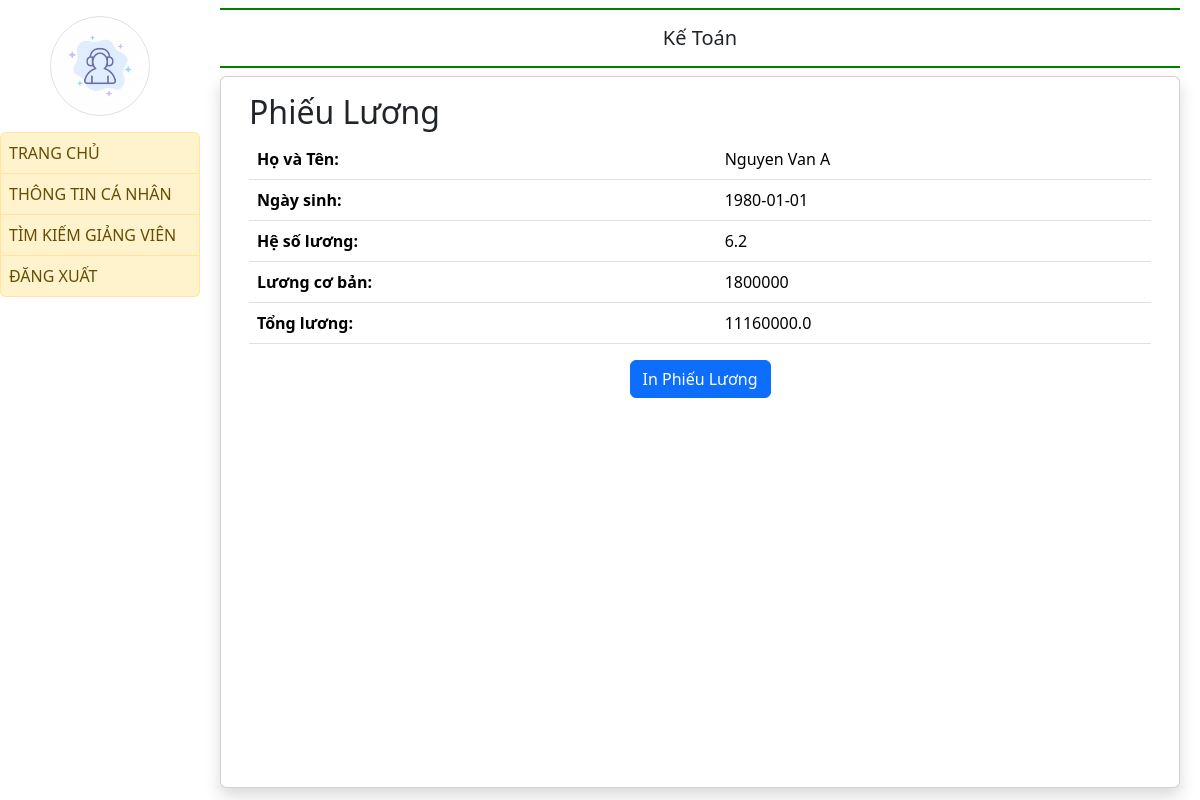
The page /salary_slip/2/ on the database as committed earlier.
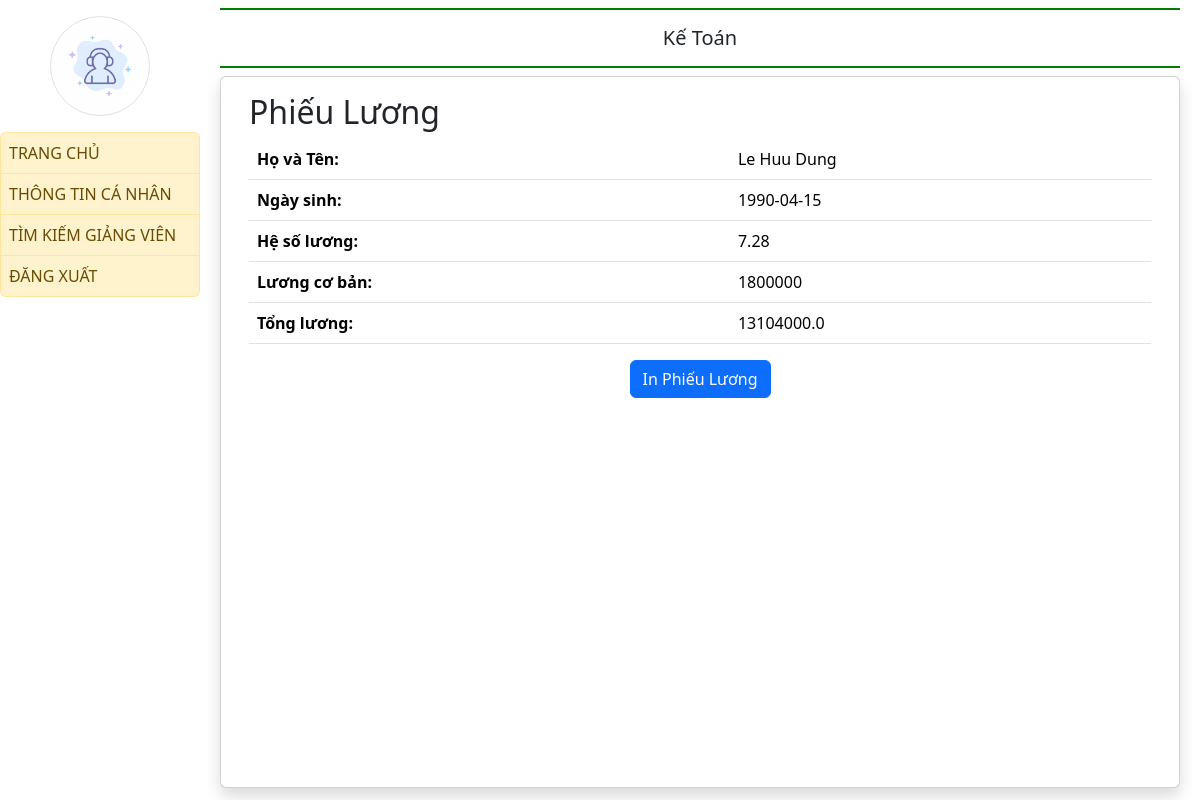
The same page on the database as committed later.
### quanlyluong/models.py (models this page shows)
class GIANGVIEN(models.Model):
    MAGIANGVIEN = models.CharField(max_length= 8, primary_key=True, unique=True)
    MATD = models.ForeignKey(TRINHDO, on_delete=models.CASCADE) #Mã trình độ
    HOTEN = models.CharField(max_length=50)
    NGAYSINH = models.CharField(max_length=10)
    GIOITINH = models.BooleanField()
    SODIENTHOAI = models.CharField(max_length=10)
    DIACHI = models.CharField(max_length=100)
    MABAC = models.ForeignKey(CAPBAC, on_delete=models.CASCADE) #Mã bậc
    NGAYVAOLAM = models.CharField(max_length=10)
    CHUCVU = models.CharField(max_length=50)
    MANGACH = models.ForeignKey(NGACH, on_delete=models.CASCADE)
    SOTIETDAY = models.IntegerField()

class HESOLUONG(models.Model):
    MABAC = models.ForeignKey(CAPBAC, on_delete=models.CASCADE)
    MANGACH = models.ForeignKey(NGACH, on_delete=models.CASCADE)
    HESO = models.FloatField()
    class Meta:
        unique_together = (('MABAC', 'MANGACH'),)  # Khóa chính composite
        verbose_name_plural = "Hệ số lương"

### quanlyluong/views.py (the view)
# urls.py: path('salary_slip/<int:magiangvien>/',
def salary_slip(request, magiangvien):
    try:
        teacher = get_object_or_404(GIANGVIEN, pk=magiangvien)
        hesoluong = HESOLUONG.objects.get(
            MABAC=teacher.MABAC_id, MANGACH=teacher.MANGACH_id)
    except HESOLUONG.DoesNotExist:
        return HttpResponse("Salary coefficient not found for the provided instructor.", status=404)
    base_salary = 1800000
    calculated_salary = base_salary * hesoluong.HESO
    context = {
        'teacher': teacher,
        'base_salary': base_salary,
        'hesoluong': hesoluong.HESO,
        'calculated_salary': calculated_salary
    }
    return render(request, 'login/salary_slip.html', context)

### quanlyluong/templates/login/salary_slip.html
{% extends 'login/emp_base.html' %}
{% block main %}
<div class="container">
    <h2>Phiếu Lương</h2>
    <table class="table">
        <tr>
            <th>Họ và Tên:</th>
            <td>{{ teacher.HOTEN }}</td>
        </tr>
        <tr>
            <th>Ngày sinh:</th>
            <td>{{ teacher.NGAYSINH }}</td>
        </tr>
        <tr>
            <th>Hệ số lương:</th>
            <td>{{ hesoluong }}</td>
        </tr>
        <tr>
            <th>Lương cơ bản:</th>
            <td>{{ base_salary }}</td>
        </tr>
        <tr>
            <th>Tổng lương:</th>
            <td>{{ calculated_salary }}</td>
        </tr>
    </table>
    <div class="text-center">
        <button onclick="window.print()" class="btn btn-primary">In Phiếu Lương</button>
    </div>
</div>
{% endblock %}

Rows that differ between the two databases and show on the page:
no longer on this page (row unchanged): HESOLUONG: HESO "6.2"
changed GIANGVIEN: HOTEN "Nguyen Van A" → "Le Huu Dung"; NGAYSINH "1980-01-01" → "1990-04-15"
now on this page (row unchanged): HESOLUONG: HESO "7.28"
Other text that changed with them:
{{ calculated_salary }}: "11160000.0" → "13104000.0"
